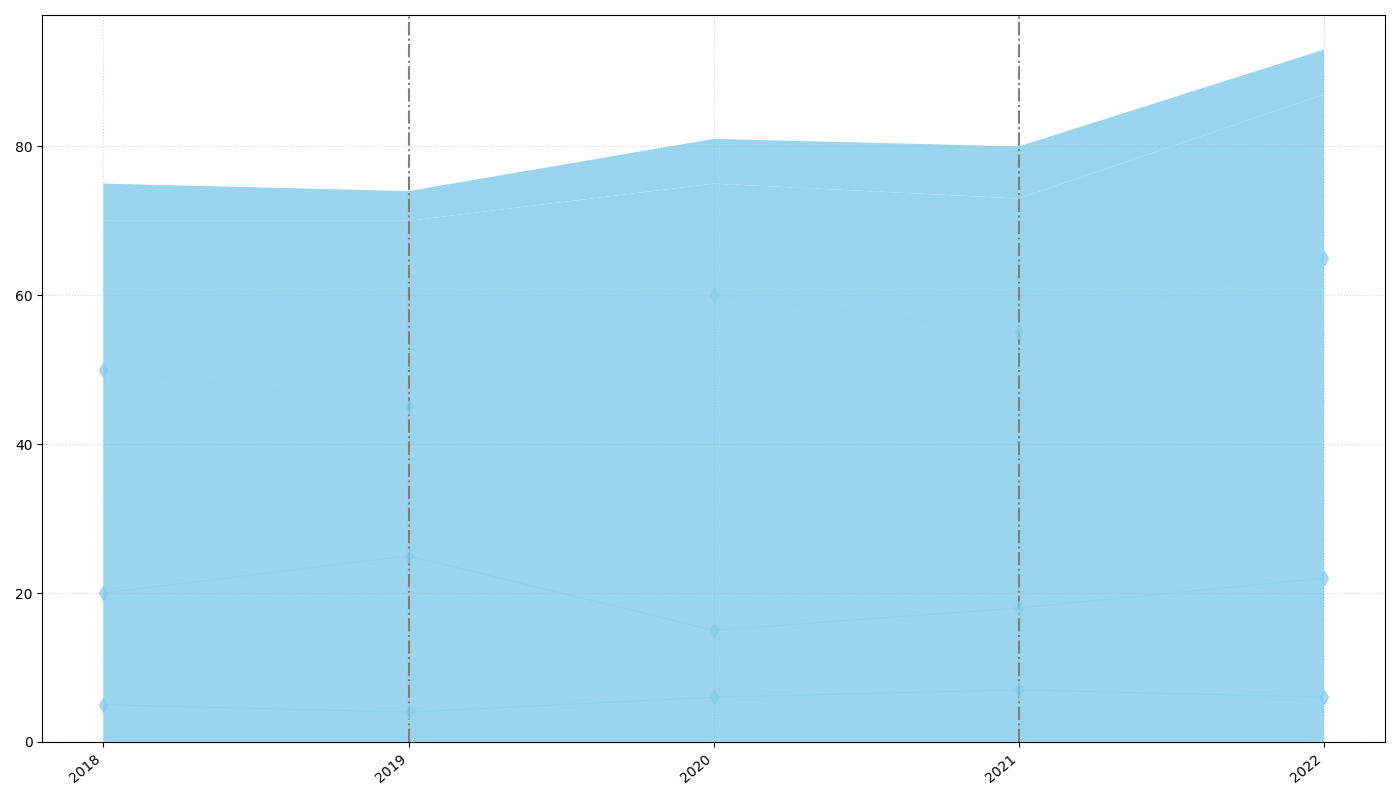

The Python source for this figure:
import matplotlib.pyplot as plt
import numpy as np

years = np.arange(2018, 2023)
swimmer_assist = np.array([50, 45, 60, 55, 65])
minor_injuries = np.array([20, 25, 15, 18, 22])
major_injuries = np.array([5, 4, 6, 7, 6])

rescue_data = np.vstack([swimmer_assist, minor_injuries, major_injuries])

fig, ax = plt.subplots(figsize=(14, 8))
# Apply a single color (#87CEEB) consistently across all data groups
ax.stackplot(years, rescue_data, colors=['#87CEEB', '#87CEEB', '#87CEEB'], alpha=0.85)

highlight_years = [2019, 2021]
for year in highlight_years:
    ax.axvline(x=year, color='gray', linestyle='-.', linewidth=1.5)

ax.grid(visible=True, linestyle=':', alpha=0.5)

ax.set_xticks(years)
ax.set_xticklabels(years, rotation=40, ha='right')

# Change plot lines to use a single color for consistency
for y in rescue_data:
    ax.plot(years, y, marker='d', markersize=7, color='#87CEEB', linestyle='-', linewidth=0.5, alpha=0.7)

plt.tight_layout()
plt.show()
